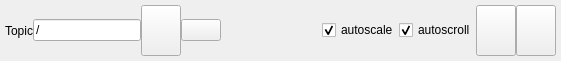
<?xml version="1.0" encoding="UTF-8"?>
<ui version="4.0">
 <class>DataPlotWidget</class>
 <widget class="QWidget" name="DataPlotWidget">
  <property name="geometry">
   <rect>
    <x>0</x>
    <y>0</y>
    <width>561</width>
    <height>61</height>
   </rect>
  </property>
  <property name="acceptDrops">
   <bool>true</bool>
  </property>
  <property name="windowTitle">
   <string>Plot</string>
  </property>
  <layout class="QVBoxLayout" name="verticalLayout">
   <property name="spacing">
    <number>0</number>
   </property>
   <property name="margin">
    <number>0</number>
   </property>
   <item>
    <layout class="QHBoxLayout" name="dataPlotControls">
     <property name="spacing">
      <number>0</number>
     </property>
     <property name="margin">
      <number>5</number>
     </property>
     <item>
      <widget class="QLabel" name="label">
       <property name="text">
        <string>Topic</string>
       </property>
      </widget>
     </item>
     <item>
      <widget class="QLineEdit" name="topic_edit">
       <property name="text">
        <string>/</string>
       </property>
      </widget>
     </item>
     <item>
      <widget class="QPushButton" name="subscribe_topic_button">
       <property name="sizePolicy">
        <sizepolicy hsizetype="Preferred" vsizetype="Preferred">
         <horstretch>0</horstretch>
         <verstretch>0</verstretch>
        </sizepolicy>
       </property>
       <property name="contextMenuPolicy">
        <enum>Qt::DefaultContextMenu</enum>
       </property>
       <property name="toolTip">
        <string>add topic to plot</string>
       </property>
       <property name="iconSize">
        <size>
         <width>16</width>
         <height>16</height>
        </size>
       </property>
      </widget>
     </item>
     <item>
      <widget class="QPushButton" name="remove_topic_button">
       <property name="iconSize">
        <size>
         <width>16</width>
         <height>16</height>
        </size>
       </property>
      </widget>
     </item>
     <item>
      <spacer name="spacer">
       <property name="orientation">
        <enum>Qt::Horizontal</enum>
       </property>
       <property name="sizeHint" stdset="0">
        <size>
         <width>40</width>
         <height>20</height>
        </size>
       </property>
      </spacer>
     </item>
     <item>
      <widget class="QCheckBox" name="autoscale_checkbox">
       <property name="text">
        <string>autoscale</string>
       </property>
	 <property name="checked">
	  <bool>true</bool>
	 </property>
      </widget>
     </item>
     <item>
      <widget class="QCheckBox" name="autoscroll_checkbox">
       <property name="text">
        <string>autoscroll</string>
       </property>
       <property name="checked">
        <bool>true</bool>
       </property>
      </widget>
     </item>
     <item>
      <widget class="QPushButton" name="pause_button">
       <property name="sizePolicy">
        <sizepolicy hsizetype="Preferred" vsizetype="Preferred">
         <horstretch>0</horstretch>
         <verstretch>0</verstretch>
        </sizepolicy>
       </property>
       <property name="toolTip">
        <string>pause plot</string>
       </property>
       <property name="iconSize">
        <size>
         <width>16</width>
         <height>16</height>
        </size>
       </property>
       <property name="checkable">
        <bool>true</bool>
       </property>
      </widget>
     </item>
     <item>
      <widget class="QPushButton" name="clear_button">
       <property name="sizePolicy">
        <sizepolicy hsizetype="Preferred" vsizetype="Preferred">
         <horstretch>0</horstretch>
         <verstretch>0</verstretch>
        </sizepolicy>
       </property>
       <property name="toolTip">
        <string>clear plot</string>
       </property>
       <property name="iconSize">
        <size>
         <width>16</width>
         <height>16</height>
        </size>
       </property>
      </widget>
     </item>
    </layout>
   </item>
   <item>
    <layout class="QHBoxLayout" name="data_plot_layout">
     <property name="spacing">
      <number>0</number>
     </property>
    </layout>
   </item>
  </layout>
 </widget>
 <resources/>
 <connections/>
</ui>
